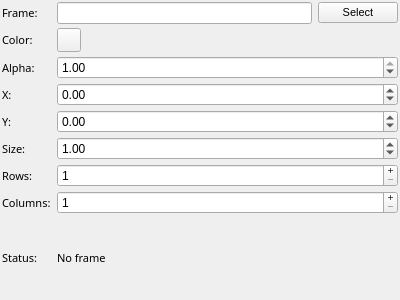
<?xml version="1.0" encoding="UTF-8"?>
<ui version="4.0">
 <class>grid_config</class>
 <widget class="QWidget" name="grid_config">
  <property name="geometry">
   <rect>
    <x>0</x>
    <y>0</y>
    <width>400</width>
    <height>300</height>
   </rect>
  </property>
  <property name="windowTitle">
   <string>Form</string>
  </property>
  <property name="styleSheet">
   <string notr="true"/>
  </property>
  <layout class="QGridLayout" name="gridLayout" columnstretch="0,1,0">
   <property name="verticalSpacing">
    <number>4</number>
   </property>
   <property name="margin">
    <number>2</number>
   </property>
   <item row="2" column="0">
    <widget class="QLabel" name="label">
     <property name="font">
      <font>
       <family>Sans Serif</family>
       <pointsize>8</pointsize>
      </font>
     </property>
     <property name="text">
      <string>Frame:</string>
     </property>
    </widget>
   </item>
   <item row="3" column="0">
    <widget class="QLabel" name="label_3">
     <property name="font">
      <font>
       <family>Sans Serif</family>
       <pointsize>8</pointsize>
      </font>
     </property>
     <property name="text">
      <string>Color:</string>
     </property>
    </widget>
   </item>
   <item row="3" column="1">
    <widget class="QPushButton" name="selectcolor">
     <property name="maximumSize">
      <size>
       <width>24</width>
       <height>24</height>
      </size>
     </property>
     <property name="autoFillBackground">
      <bool>false</bool>
     </property>
     <property name="styleSheet">
      <string notr="true"/>
     </property>
     <property name="text">
      <string/>
     </property>
    </widget>
   </item>
   <item row="5" column="0">
    <widget class="QLabel" name="label_4">
     <property name="font">
      <font>
       <family>Sans Serif</family>
       <pointsize>8</pointsize>
      </font>
     </property>
     <property name="text">
      <string>X:</string>
     </property>
    </widget>
   </item>
   <item row="6" column="0">
    <widget class="QLabel" name="label_5">
     <property name="font">
      <font>
       <family>Sans Serif</family>
       <pointsize>8</pointsize>
      </font>
     </property>
     <property name="text">
      <string>Y:</string>
     </property>
    </widget>
   </item>
   <item row="7" column="0">
    <widget class="QLabel" name="label_6">
     <property name="font">
      <font>
       <family>Sans Serif</family>
       <pointsize>8</pointsize>
      </font>
     </property>
     <property name="text">
      <string>Size:</string>
     </property>
    </widget>
   </item>
   <item row="10" column="0">
    <widget class="QLabel" name="label_2">
     <property name="font">
      <font>
       <family>Sans Serif</family>
       <pointsize>8</pointsize>
      </font>
     </property>
     <property name="text">
      <string>Status:</string>
     </property>
    </widget>
   </item>
   <item row="10" column="1" colspan="2">
    <widget class="QLabel" name="status">
     <property name="font">
      <font>
       <family>Sans Serif</family>
       <pointsize>8</pointsize>
      </font>
     </property>
     <property name="styleSheet">
      <string notr="true"/>
     </property>
     <property name="text">
      <string>No frame</string>
     </property>
     <property name="wordWrap">
      <bool>true</bool>
     </property>
    </widget>
   </item>
   <item row="8" column="0">
    <widget class="QLabel" name="label_7">
     <property name="font">
      <font>
       <family>Sans Serif</family>
       <pointsize>8</pointsize>
      </font>
     </property>
     <property name="text">
      <string>Rows:</string>
     </property>
    </widget>
   </item>
   <item row="9" column="0">
    <widget class="QLabel" name="label_8">
     <property name="font">
      <font>
       <family>Sans Serif</family>
       <pointsize>8</pointsize>
      </font>
     </property>
     <property name="text">
      <string>Columns:</string>
     </property>
    </widget>
   </item>
   <item row="4" column="0">
    <widget class="QLabel" name="label_9">
     <property name="font">
      <font>
       <family>Sans Serif</family>
       <pointsize>8</pointsize>
      </font>
     </property>
     <property name="text">
      <string>Alpha:</string>
     </property>
    </widget>
   </item>
   <item row="2" column="2">
    <widget class="QPushButton" name="select_frame">
     <property name="font">
      <font>
       <pointsize>8</pointsize>
      </font>
     </property>
     <property name="text">
      <string>Select</string>
     </property>
    </widget>
   </item>
   <item row="2" column="1">
    <widget class="QLineEdit" name="frame">
     <property name="font">
      <font>
       <pointsize>8</pointsize>
      </font>
     </property>
    </widget>
   </item>
   <item row="4" column="1" colspan="2">
    <widget class="QDoubleSpinBox" name="alpha">
     <property name="enabled">
      <bool>true</bool>
     </property>
     <property name="maximum">
      <double>1.000000000000000</double>
     </property>
     <property name="singleStep">
      <double>0.010000000000000</double>
     </property>
     <property name="value">
      <double>1.000000000000000</double>
     </property>
    </widget>
   </item>
   <item row="5" column="1" colspan="2">
    <widget class="QDoubleSpinBox" name="x">
     <property name="sizePolicy">
      <sizepolicy hsizetype="Preferred" vsizetype="Fixed">
       <horstretch>0</horstretch>
       <verstretch>0</verstretch>
      </sizepolicy>
     </property>
     <property name="buttonSymbols">
      <enum>QAbstractSpinBox::UpDownArrows</enum>
     </property>
     <property name="suffix">
      <string/>
     </property>
     <property name="minimum">
      <double>-999999999.000000000000000</double>
     </property>
     <property name="maximum">
      <double>999999999.000000000000000</double>
     </property>
     <property name="value">
      <double>0.000000000000000</double>
     </property>
    </widget>
   </item>
   <item row="6" column="1" colspan="2">
    <widget class="QDoubleSpinBox" name="y">
     <property name="sizePolicy">
      <sizepolicy hsizetype="Preferred" vsizetype="Fixed">
       <horstretch>0</horstretch>
       <verstretch>0</verstretch>
      </sizepolicy>
     </property>
     <property name="buttonSymbols">
      <enum>QAbstractSpinBox::UpDownArrows</enum>
     </property>
     <property name="suffix">
      <string/>
     </property>
     <property name="minimum">
      <double>-999999999.000000000000000</double>
     </property>
     <property name="maximum">
      <double>999999999.000000000000000</double>
     </property>
     <property name="value">
      <double>0.000000000000000</double>
     </property>
    </widget>
   </item>
   <item row="7" column="1" colspan="2">
    <widget class="QDoubleSpinBox" name="size">
     <property name="buttonSymbols">
      <enum>QAbstractSpinBox::UpDownArrows</enum>
     </property>
     <property name="maximum">
      <double>999999999.000000000000000</double>
     </property>
     <property name="value">
      <double>1.000000000000000</double>
     </property>
    </widget>
   </item>
   <item row="8" column="1" colspan="2">
    <widget class="QSpinBox" name="rows">
     <property name="buttonSymbols">
      <enum>QAbstractSpinBox::PlusMinus</enum>
     </property>
     <property name="minimum">
      <number>1</number>
     </property>
     <property name="maximum">
      <number>10000</number>
     </property>
    </widget>
   </item>
   <item row="9" column="1" colspan="2">
    <widget class="QSpinBox" name="columns">
     <property name="buttonSymbols">
      <enum>QAbstractSpinBox::PlusMinus</enum>
     </property>
     <property name="minimum">
      <number>1</number>
     </property>
     <property name="maximum">
      <number>10000</number>
     </property>
     <property name="value">
      <number>1</number>
     </property>
    </widget>
   </item>
  </layout>
 </widget>
 <resources/>
 <connections/>
 <slots>
  <slot>SelectColor()</slot>
  <slot>SelectTopic()</slot>
  <slot>TopicEdited()</slot>
  <slot>PositionToleranceChanged(double)</slot>
  <slot>AngleToleranceChanged(double)</slot>
 </slots>
</ui>
